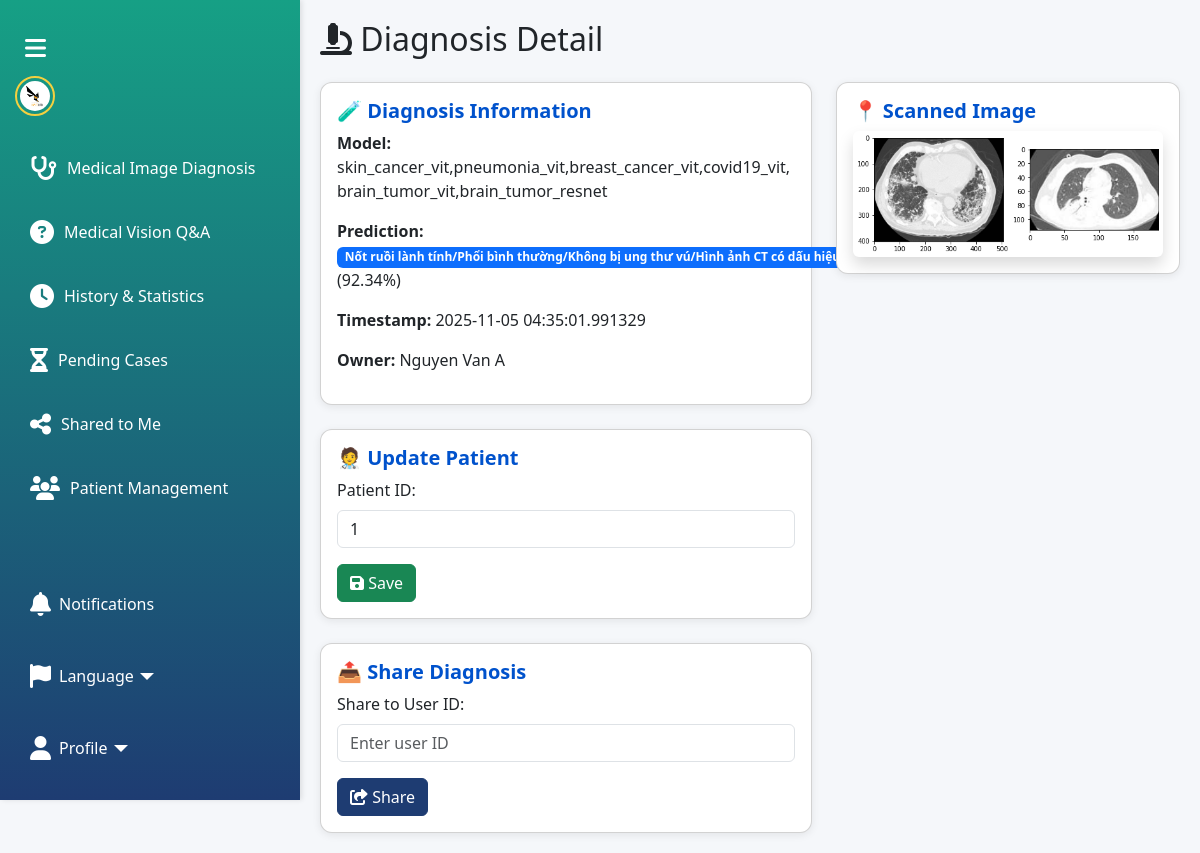
/diagnosis_detail?id=14 (signed in), run on the app's committed database.
### tables this page shows
CREATE TABLE diagnoses
                 (id INTEGER PRIMARY KEY AUTOINCREMENT,
                  user_id INTEGER,
                  patient_id INTEGER,
                  model TEXT,
                  image_filename TEXT,
                  prediction TEXT,
                  probability REAL,
                  share_to INTEGER,
                  timestamp DATETIME,
                  FOREIGN KEY (user_id) REFERENCES users(id));

CREATE TABLE users
                 (id INTEGER PRIMARY KEY AUTOINCREMENT,
                  full_name TEXT NOT NULL,
                  email TEXT UNIQUE NOT NULL,
                  phone TEXT,
                  profile_pic TEXT,
                  role TEXT,
                  password_hash TEXT NOT NULL);

### app.py (the view)
@app.route("/diagnosis_detail")
def diagnosis_detail():
    diag_id = request.args.get("id")
    if not diag_id:
        return "Missing id", 400
    if ('user_id' not in session) or ('user_role' not in session):
        flash("Vui lòng đăng nhập", "danger")
        return redirect(url_for('index'))
    conn = get_db_conn()
    row = conn.execute("SELECT id, user_id, patient_id, model, image_filename, prediction, probability, timestamp, share_to FROM diagnoses WHERE id = ?", (diag_id,)).fetchone()
    conn.close()
    if not row:
        return "Diagnosis not found", 404
    if row[1] != session['user_id'] and row[8] != session['user_id']:
        return redirect(url_for('shared_to_me'))
    showUpdate = False
    if row[1] == session['user_id']:
        showUpdate = True
    conn = get_db_conn()
    creator = conn.execute("SELECT full_name from users WHERE id = ?", (row[1],)).fetchone()
    conn.close()
    if not creator:
        creator = [""]
    diagnosis = {
        "id": row[0],
        "creator": creator[0],
        "patient_id": row[2],
        "model": row[3],
        "image_filename": row[4],
        "prediction": row[5],
        "probability": row[6],
        "timestamp": row[7]
    }
    return render_template("diagnosis_detail.html", showUpdate=showUpdate, isDoctor=True, show_patient_management=True, diagnosis=diagnosis)

### app.py (called while the page is built)
def get_db_conn():
    conn = sqlite3.connect(DB_FILE)
    conn.row_factory = sqlite3.Row
    return conn

### templates/diagnosis_detail.html (shortened to what this page needs)
<!DOCTYPE html>
<html lang="en">
<head>
  <link href="https://cdn.jsdelivr.net/npm/bootstrap@5.3.2/dist/css/bootstrap.min.css" rel="stylesheet">
  <link rel="stylesheet" href="https://cdnjs.cloudflare.com/ajax/libs/font-awesome/6.4.2/css/all.min.css">
  <link rel="stylesheet" href="{{ url_for('static', filename='sidebar.css') }}">
</head>
<body class="sidebar-collapsed">
  {% include 'sidebar.html' %}
  <div class="content">
    <h2 class="mb-4"><i class="fa-solid fa-microscope"></i> Diagnosis Detail</h2>
    <div class="row">
      <div class="col-md-7">
        <div class="card p-3 mb-4">
          <h5 class="card-title">🧪 Diagnosis Information</h5>
          <p><strong>Model:</strong> {{ diagnosis.model }}</p>
          <p><strong>Prediction:</strong>
            <span class="badge bg-primary">{{ diagnosis.prediction }}</span>
            ({{ (diagnosis.probability * 100) | round(2) }}%)
          </p>
          <p><strong>Timestamp:</strong> {{ diagnosis.timestamp }}</p>
          <p><strong>Owner:</strong> {{ diagnosis.creator }}</p>
        </div>
        {% if showUpdate == True %}
        <div class="card p-3 mb-4">
          <h5 class="card-title">🧑‍⚕️ Update Patient</h5>
          <form action="/update_patient_diagnosis" method="POST">
            <label class="form-label">Patient ID:</label>
            <input type="text" class="form-control" name="patient_id" value="{{ diagnosis.patient_id }}">
            <button class="btn btn-success mt-3"><i class="fa-solid fa-floppy-disk"></i> Save</button>
          </form>
        </div>
        {% endif %}
        <div class="card p-3">
          <h5 class="card-title">📤 Share Diagnosis</h5>
          <form action="/share_diagnosis" method="POST">
            <label class="form-label">Share to User ID:</label>
            <input type="text" class="form-control" name="user_id" placeholder="Enter user ID">
            <button class="btn btn-primary mt-3"><i class="fa-solid fa-share-from-square"></i> Share</button>
          </form>
        </div>
      </div>
      <div class="col-md-5">
        <div class="card p-3">
          <h5 class="card-title">📍 Scanned Image</h5>
          <img src="{{ url_for('static', filename='uploads/' ~ diagnosis.image_filename) }}"
               alt="Diagnosis Image" class="img-fluid rounded shadow">
        </div>
      </div>
    </div>
  </div>
</body>
</html>

### templates/sidebar.html (shortened to what this page needs)
<div class="sidebar" id="sidebar">
  <div class="toggle-btn" id="toggleSidebar">
    <i class="fas fa-bars"></i>
  </div>
  <a href="/">
    <img src="/static/logo.png" alt="Logo" class="logo">
  </a>
  <div class="menu-section">
    <a class="nav-link" href="/diagnose" data-page="diagnose">
      <i class="fas fa-stethoscope"></i>
      <span class="nav-text">Medical Image Diagnosis</span>
    </a>
    <a class="nav-link" href="/vision-qa" data-page="vision-qa">
      <i class="fas fa-circle-question"></i>
      <span class="nav-text">Medical Vision Q&A</span>
    </a>
    <a class="nav-link" href="/history" data-page="history">
      <i class="fas fa-clock"></i>
      <span class="nav-text">History & Statistics</span>
    </a>
    {% if isDoctor %}
    <a class="nav-link" href="/pending-cases" data-page="pending-cases">
      <i class="fas fa-hourglass-half"></i>
      <span class="nav-text">Pending Cases</span>
    </a>
    {% endif %}
    <a class="nav-link" href="/shared-to-me" data-page="shared-to-me">
      <i class="fas fa-share-nodes"></i>
      <span class="nav-text">Shared to Me</span>
    </a>
    {% if show_patient_management %}
    <a class="nav-link" href="/patient-management" data-page="patient-management">
      <i class="fas fa-users"></i>
      <span class="nav-text">Patient Management</span>
    </a>
    {% endif %}
  </div>
  <div class="menu-section menu-bottom">
    <a class="nav-link position-relative" href="#" data-bs-toggle="modal" data-bs-target="#notificationsModal">
      <i class="fas fa-bell"></i>
      <span class="nav-text ms-2">Notifications</span>
    </a>
    <div class="dropdown w-100 mt-2">
      <a class="dropdown-toggle d-flex align-items-center nav-link" href="#" id="langToggle" data-bs-toggle="dropdown" data-bs-display="static" aria-expanded="false">
        <i class="fas fa-flag"></i>
        <span class="nav-text ms-2">Language</span>
      </a>
    </div>
    <div class="dropdown w-100 mt-2">
      <a class="dropdown-toggle d-flex align-items-center nav-link" href="#" id="profileToggle" data-bs-toggle="dropdown" data-bs-display="static" aria-expanded="false">
        <i class="fas fa-user"></i>
        <span class="nav-text ms-2">Profile</span>
      </a>
    </div>
  </div>
</div>

### static/sidebar.css (style rules this page uses)
.sidebar { position: fixed; top: 0; left: 0; width: 60px; height: 100vh; background: linear-gradient(180deg, #9b59b6, #2c3e50); box-shadow: 2px 0 5px rgba(0,0,0,0.1); display: flex; flex-direction: column; align-items: center; padding-top: 20px; z-index: 1000; transition: width 0.3s ease; }
.sidebar.expanded { width: 300px; align-items: flex-start; padding-left: 15px; }
.sidebar .toggle-btn { color: #fff; font-size: 1.5rem; padding: 10px; cursor: pointer; }
.sidebar .logo { max-height: 40px; border-radius: 50%; border: 2px solid #f4d03f; padding: 3px; margin-bottom: 20px; }
.sidebar .menu-section { flex:1; display:flex; flex-direction:column; width:100%; }
.sidebar .menu-bottom { display:flex; flex-direction:column; justify-content:flex-end; padding-bottom:20px; }
.sidebar .nav-link { color: #fff; font-size: 1.5rem; padding: 15px; margin: 5px 0; display: flex; align-items: center; width: 100%; text-decoration: none; border-radius: 8px; }
.sidebar .nav-text { display: none; margin-left: 10px; font-size: 1rem; }
.sidebar.expanded .nav-text { display: inline; }
.content { margin-left: 60px; padding: 20px; transition: margin-left 0.3s ease; }
.sidebar.expanded ~ .content { margin-left: 300px; }

### templates/diagnosis_detail.html (style rules this page uses)
body { background: #f5f7fa; }
.card { border-radius: 12px; box-shadow: 0 2px 8px rgba(0,0,0,0.08); transition: transform 0.2s, box-shadow 0.2s; }
.card-title { font-weight: 600; color: #0052cc; }
.content { padding: 20px; transition: margin-left 0.3s; }
body.sidebar-expanded .content { margin-left: 300px; }

### templates/sidebar.html (style rules this page uses)
.sidebar { background: linear-gradient(180deg,#16a085,#1e3c72); }
.btn-primary { border-color: #1e3c72 !important; background: #1e3c72 !important; }

### data on the page
diagnoses: model "skin_cancer_vit,pneumonia_vit,breast_cancer_vit,covid19_vit,brain_tumor_vit,brain_tumor_resnet", prediction "Nốt ruồi lành tính/Phổi bình thường/Không bị ung thư vú/Hình ảnh CT có dấu hiệu COVID-19/Bị u não/U màng não/", (diagnosis.probability*100)|round(2) "92.34", timestamp "2025-11-05 04:35:01.991329", image_filename (picture)
users: creator "Nguyen Van A"
